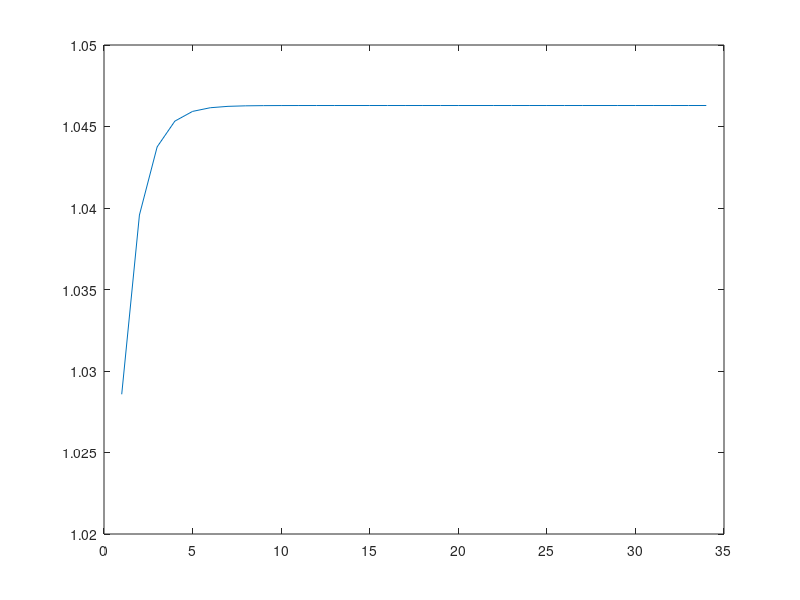

MATLAB code to generate this figure:
clear all
close all
clc
format long
f = @(x) x^3+10*x^2-2*x-10;
x = 0;
x1 = 0;
x2 = 0;
while (f(x2) * f(x1)>0)
    y=f(x);
    if y>0
        x1=x;
    else
        x2=x;
    end
    x=x+1;
end
x1;
x2;
count=0;
acc=10^-10;
while (abs(x1-x2)>acc)
    x3 = x1-((f(x1)/(f(x1)-f(x2)))*(x1 - x2));
    if (f(x3) * f(x2) > 0)
        x2 = x3;
    else
        x1 = x3;
    end
    count = count + 1;
    g(count)=x3;
end
x1;
x2;
x3;
count;
g
plot(g)